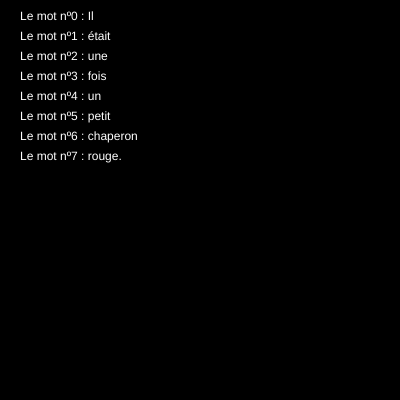
Frame 1 (no input)
Frame 60 (no input): identical to frame 1, image omitted
Frame 120 (the mouse pressed at the canvas centre since frame 60): identical to frame 1, image omitted

The p5.js sketch that drew this single still picture (run headless with seeded random() and noise() and a simulated clock; from frame 60 on, the mouse is pressed at the canvas centre):

// p5.js sketch
// ── sketch.js
// http://www.ac-grenoble.fr/disciplines/informatiquelycee/p5_base_a10.html

var phrase;
var tab;


function setup()
{
  can=createCanvas(400,400);
  background(0);
  phrase="Il était une fois un petit chaperon rouge.";
  tab=split(phrase," ");
  //textAlign(CENTER);
  fill(255);
  for (var i=0; i<tab.length;i++)
  {
  	text("Le mot nº"+i+" : "+tab[i],20,20+20*i);

  }
  
}


function draw()
{
  
}
